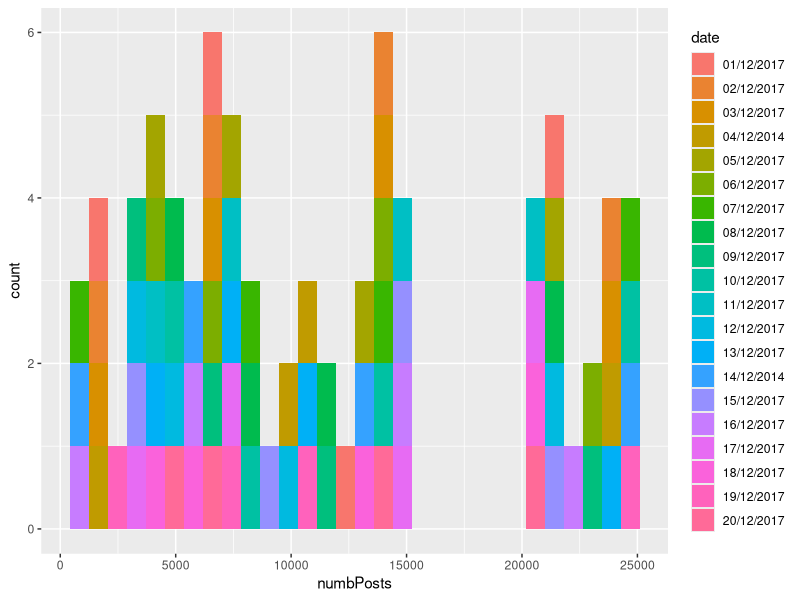
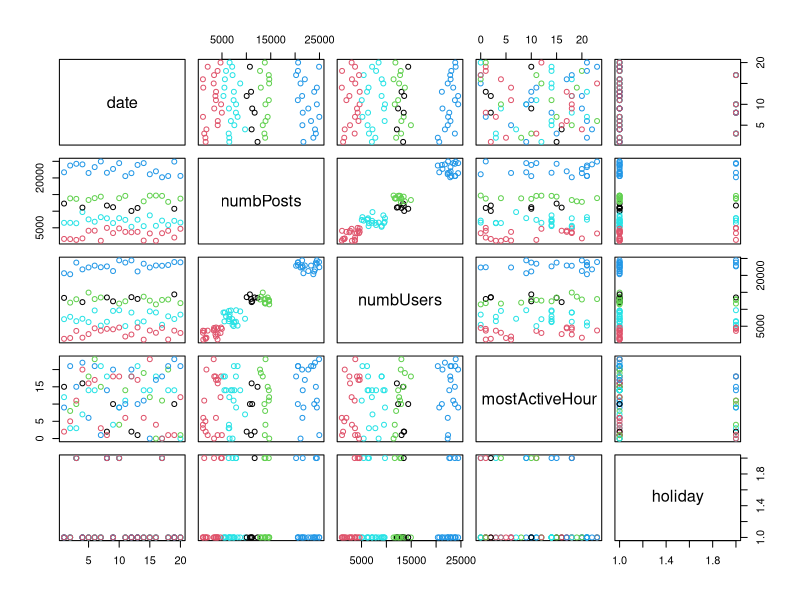

These figures' R source, in order: (Note: this script raises an error after producing the figures.)

# This script will generate an executable version of the pipeline

# Structure of the program:
# - if sources are local files and path is not specified, place them in a folder named "sourceDFs" at the same level of the R file;
#	if sources are remote, if they don't require credentials they will be automatically downloaded, otherwise you need to manually
#	download them;
# - all output files will be placed in a folder named "output" at the same level of the R file.

# A pdf file containing plots will be exported to "output/socialAnalysis.pdf"
# A txt file containing summaries will be exported to "output/socialAnalysis_summary.txt"
 
# Import libraries (if some are missing, install them: install.packages("library_name") )

library(readr)

# install.packages("plyr")
# install.packages("XML")
# install.packages("jsonlite")
# install.packages("rjson")
library(plyr)
library(XML)
library(jsonlite)
library(rjson)

# install.packages("e1071")
# install.packages("randomForest")
library(MASS)
library(class)
library(e1071)
library(randomForest)

# install.packages(ggplot2)
library(ggplot2)

# install.packages("dplyr")
# install.packages("scales")
# install.packages("reshape2")
# install.packages("tibble")
library(dplyr)
library(scales)
library(reshape2)
library(tibble)

set.seed(501)
pdf("output/socialAnalysis.pdf")


## COLLECTION TASK
# Import sourceDFs as dataframes
# Loading file posts.csv

# TODO: check the separator character for the csv file
separatorChar <- ';'
posts.csv <- read.csv("sources/posts.csv", sep = separatorChar)




sourceDF <- posts.csv


## CLEANING TASK

# Predefined operation :  remove column
	sourceDF$source <- NULL

# TODO: User defined cleaning operation
# orderByDate: OrderByAsc

# TODO: User defined cleaning operation
# group: GroupByDate


## ANALYSIS TASK

# Descriptive analysis:  view data
View(sourceDF)
sourceDF

# Descriptive analysis: 	
	data2plot <- data.frame(	
		
		numbPosts = sourceDF$numbPosts
		 , 
		date = sourceDF$date
		 , 
		numbUsers = sourceDF$numbUsers
		, row.names = NULL)
		
		ggplot(data2plot, aes(x = numbPosts, fill = date)) + geom_histogram()
	

# Clustering analysis:  kMeans
	kMeansUsers <- kmeans(sourceDF[ , sapply(sourceDF, is.numeric)], 5)
	plot(sourceDF, col = kMeansUsers$cluster)
	sourceDF$group <- kMeansUsers$cluster

# Predictive analysis:  simple regression
	linRegrHour <- lm(mostActiveHour ~ numbUsers, data = sourceDF)
	summary(linRegrHour)
	out <- capture.output(summary(linRegrHour))
	cat("\nLinear regression", out, file="output/socialAnalysis_summary.txt", sep="\n", append=TRUE)

# Predictive analysis:  multiple linear regression
	multRegrHour <- lm(		mostActiveHour ~ 
			numbUsers
			 + numbPosts
	, data = sourceDF)
	summary(multRegrHour)
	out <- capture.output(summary(multRegrHour))
	cat("\nMultiple linear regression", out, file="output/socialAnalysis_summary.txt", sep="\n", append=TRUE)



## EXPORT TASK
	write.table(sourceDF, file = "output/analyzesPosts.csv")


dev.off()

rm(list = ls())
